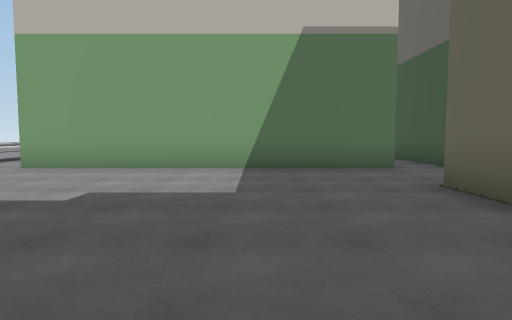
view 1 (above)

24 first-person views from a walk through a scene from a Unity 3-D project. The camera is 1.3 m above the floor, tilts 4° down and sees 75° across. The floor is counted in squares, 2 m on a side. Each view is taken from the middle of a square. On the plan, view 1 faces up. The plan holds only what a view shows up to about 10 squares ahead; the rest is blank. The place goes on beyond the plan.

view 2
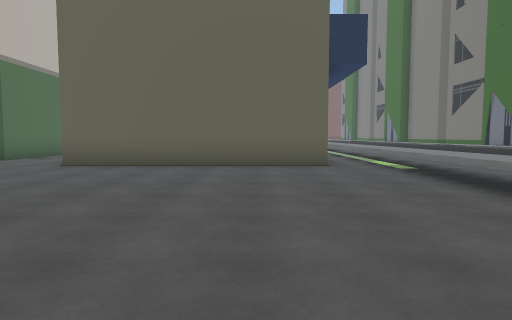

view 3
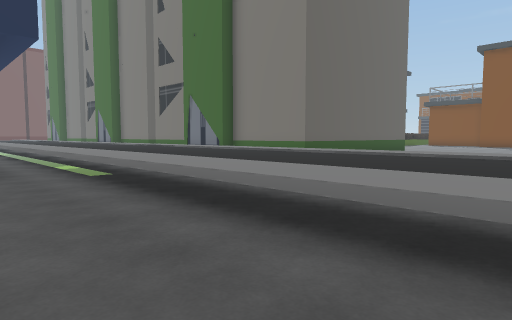

view 4
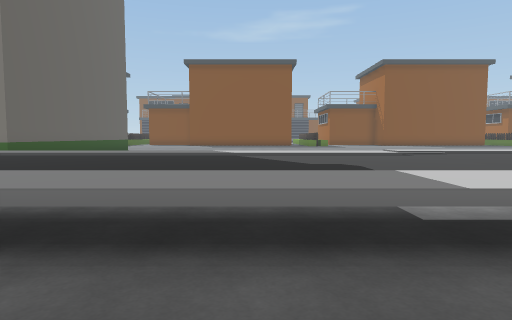

view 5
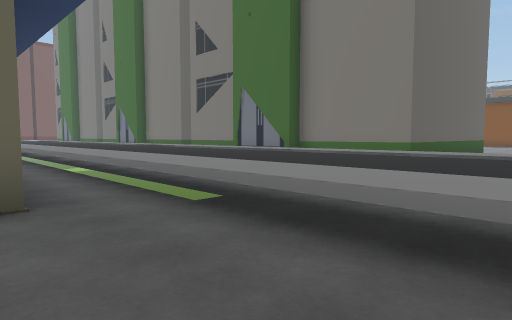

view 6
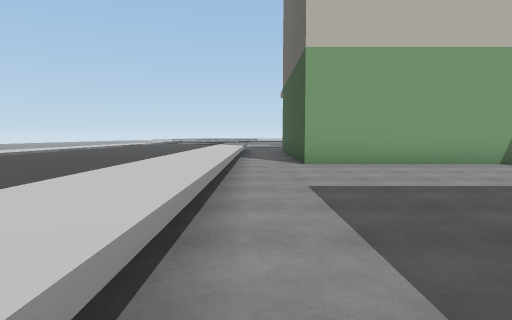

view 7
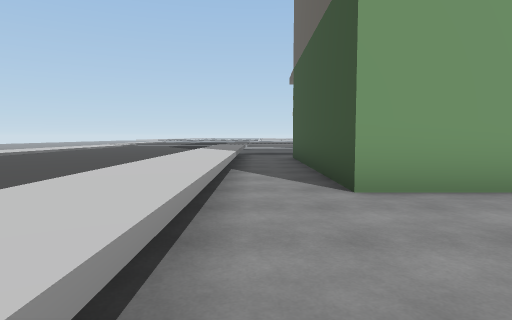

view 8
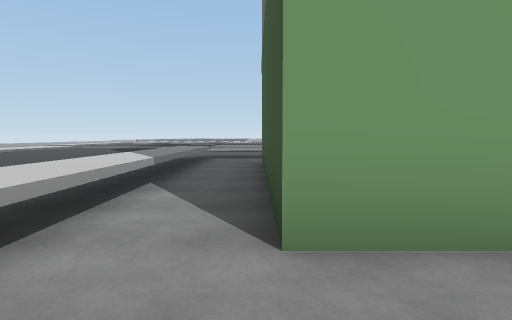

view 9
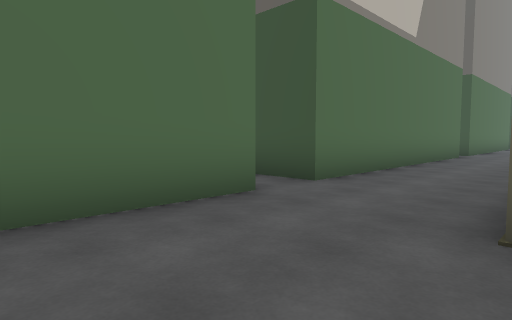

view 10
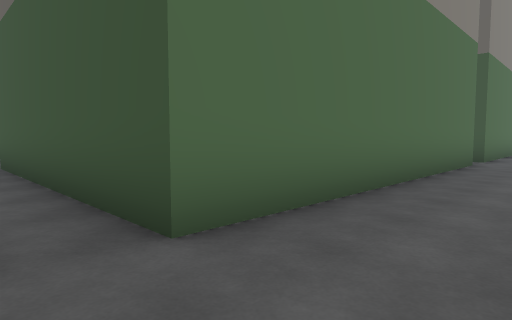

view 11
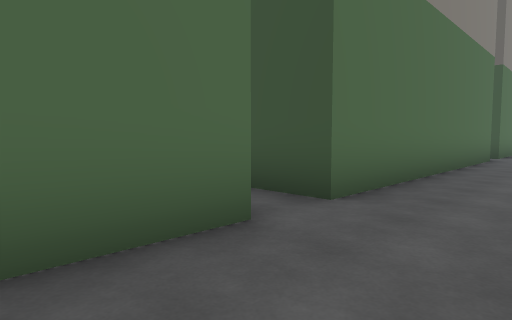

view 12
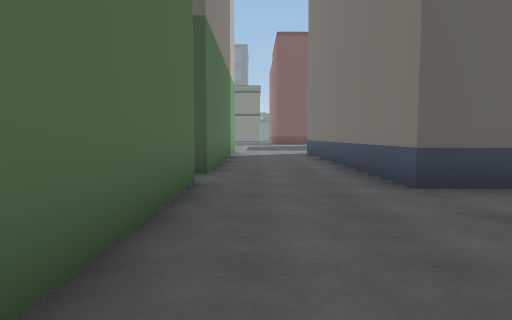

view 13
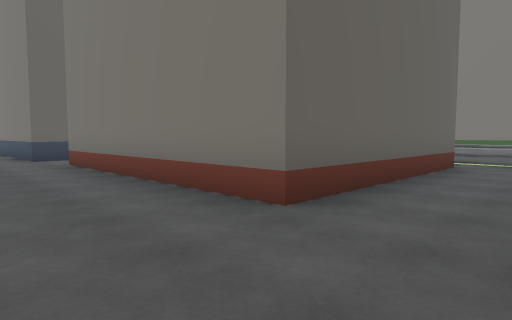

view 14
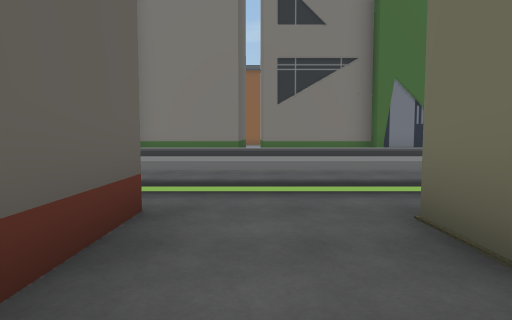

view 15
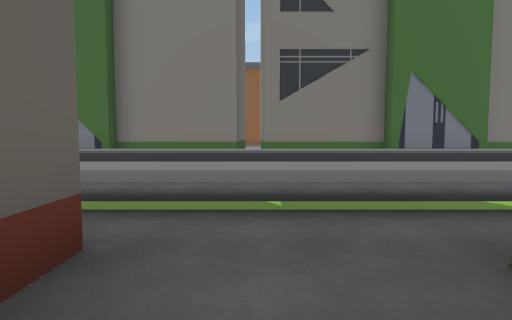

view 16
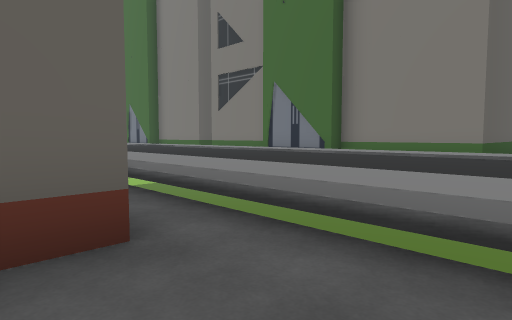

view 17
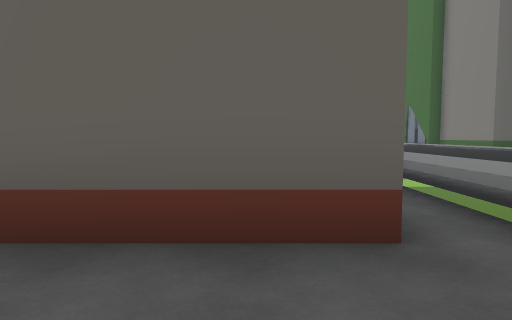

view 18
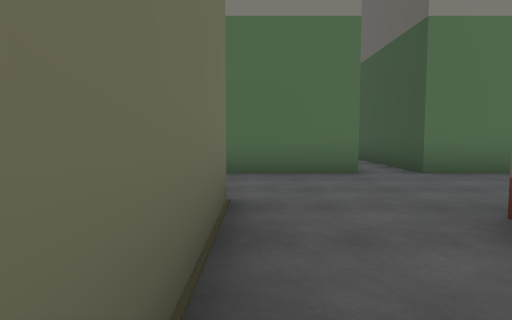

view 19
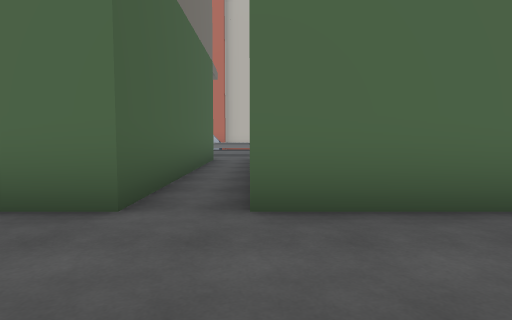

view 20
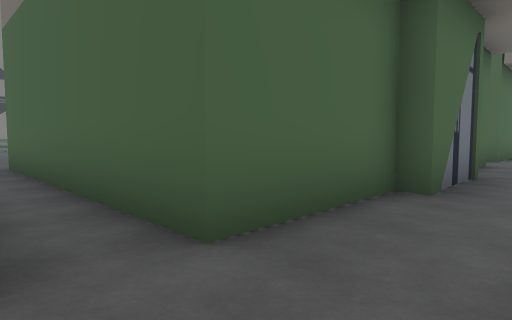

view 21
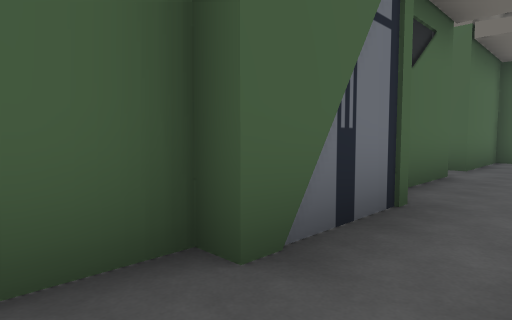

view 22
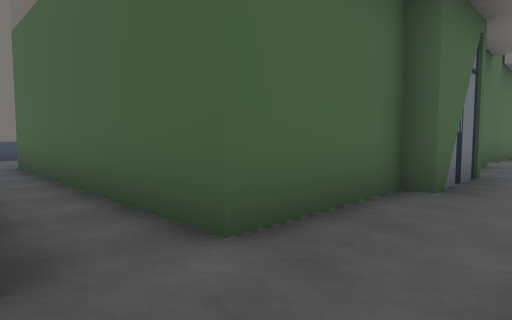

view 23
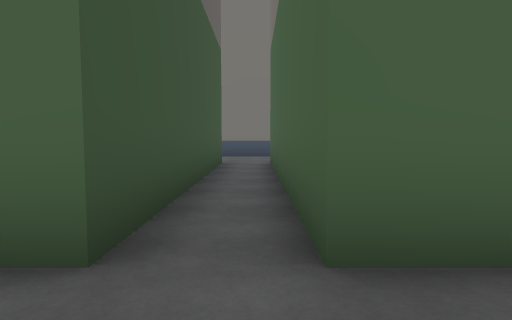

view 24
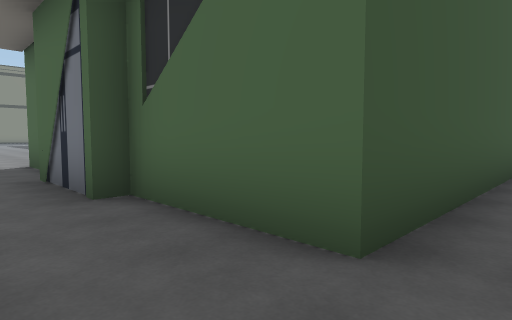

### Floor plan
Key: @ floor where view 1 was taken; # wall or solid block; . floor; ^ raised ledge; B building.
Columns run from 9 left of view 1 to 27 right of it. Each row starts with its distance up from view 1.
 15   ^..             ..... ...........
 14 ^^^..       .........................
 13 ^^^..B    BB.BBBBBBBB.BBBBBBBB.BBBBBB
 12 ^^^..B       B      B.       B.B
 11 ^^^..B       B      B.B      B.B
 10 ^^^..B       B      B.B      B.B
  9 ^^^..B      .B      B.B      B.B
  8 ^^^..B      .B      B.B      B.B
  7 ^^^..BBBBBBB.BBBBBBBB.BBBBBBBB.BBBBB
  6 ^^^.................................
  5 ^^^.................................
  4 ^^^.........#     #..........BBBBBBB
  3 ^^^.........#     #..BBBBBBB.B
  2 ^^^.........#     #..B
  1  ^^.........#     #..B
  0   ^......@..#     #..B
 -1    .........#     #..B
 -2     ............. ...B
 -3    ^^^^^^^^^^^^^^^^^^^^^^
 -4   ^^^^^^^^^^^^^^^^^^^^^^^^^
 -5   ^^^^^^^^^^^^^^^^^^^^^^^^^^^
 -6  ^^^^^^^^^^^^^^^^^^^^^^^^^^^^
 -7 ^^^^^^^^^^^^^^^^^^^^^^^^^^^^^^
 -8       ..........    .......
 -9            BBBBBBBBB BBBBBB
-10            B         B
-11            B         B

Where each view was taken, in squares from view 1:
view 1: 0 up, 0 right, facing up
view 2: 0 up, 5 left, facing right
view 3: 1 down, 4 left, facing down-right
view 4: 1 down, 4 left, facing down
view 5: 1 down, 1 left, facing down-right
view 6: 1 down, 6 left, facing up
view 7: 3 up, 6 left, facing up
view 8: 5 up, 5 left, facing up
view 9: 4 up, 0 right, facing up-right
view 10: 5 up, 3 right, facing up-right
view 11: 5 up, 10 right, facing up-right
view 12: 6 up, 16 right, facing right
view 13: 6 up, 10 right, facing down-right
view 14: 1 up, 11 right, facing down
view 15: 0 up, 11 right, facing down
view 16: 1 down, 10 right, facing down-right
view 17: 1 down, 10 right, facing right
view 18: 1 up, 10 right, facing up
view 19: 4 up, 13 right, facing up
view 20: 15 up, 13 right, facing down-left
view 21: 15 up, 19 right, facing down-left
view 22: 15 up, 22 right, facing down-left
view 23: 15 up, 21 right, facing down
view 24: 15 up, 21 right, facing down-right
